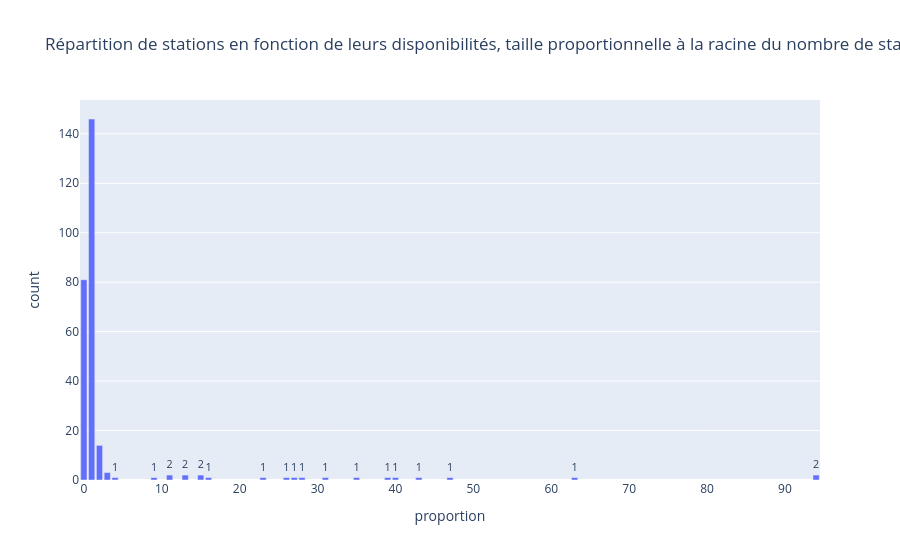

Source (notebook cell):
### Markdown cell above
Nos statistiques descriptives souffrent actuellement d'un éceuil car les périodes d'inactivités des stations est actuellement considérées de la même manière qu'en période d'activité. 
Dans le cas du traitement des stations qui ont pu être été inactives, on devrait traiter comme NaN les valeurs de vélos disponibles et places disponibles pour les périodes où la station était inactive.

Par exemple, 12 stations ont été déconnectés plus de 25% du temps entre Janvier et Octobre dont 2 plus de 90% du temps.

### Code cell
px.bar(
    etat_connexion_counts,
    x=etat_connexion_counts.station_nom,
    y=etat_connexion_counts.proportion,
    color=etat_connexion_counts.station_etat_connexion,
)
etat_connexion_counts_deco = etat_connexion_counts[
    etat_connexion_counts.station_etat_connexion == "DÉCONNECTÉ"
]
etat_connexion_counts_deco_count = etat_connexion_counts_deco.proportion.round().value_counts().reset_index()
etat_connexion_counts_deco_count
fig = px.bar(
    etat_connexion_counts_deco_count,
    x= etat_connexion_counts_deco_count["proportion"],
    y = etat_connexion_counts_deco_count["count"],
    # size =(etat_connexion_counts_deco_count["count"]*2),
    title="Répartition de stations en fonction de leurs disponibilités, taille proportionnelle à la racine du nombre de stations",
    text_auto=True,
)
# fig.update_yaxes(dtick=10)
fig.update_xaxes(dtick=10)  
fig.show()

### Figure 1 — Plotly figure (JSON) as saved in the notebook; plotly's stock layout.template omitted (floating-point values rounded to 4 significant figures)
{"data": [{"hovertemplate": "proportion=%{x}<br>count=%{y}<extra></extra>", "legendgroup": "", "marker": {"color": "#636efa", "pattern": {"shape": ""}}, "name": "", "orientation": "v", "showlegend": false, "textposition": "auto", "texttemplate": "%{y}", "type": "bar", "x": [1.0, 0.0, 2.0, 3.0, 11.0, 94.0, 13.0, 15.0, 39.0, 23.0, 31.0, 4.0, 27.0, 47.0, 28.0, 40.0, 26.0, 63.0, 9.0, 43.0, 35.0, 16.0], "xaxis": "x", "y": [146, 81, 14, 3, 2, 2, 2, 2, 1, 1, 1, 1, 1, 1, 1, 1, 1, 1, 1, 1, 1, 1], "yaxis": "y"}], "layout": {"barmode": "relative", "legend": {"tracegroupgap": 0}, "title": {"text": "Répartition de stations en fonction de leurs disponibilités, taille proportionnelle à la racine du nombre de stations"}, "xaxis": {"anchor": "y", "domain": [0, 1], "dtick": 10, "title": {"text": "proportion"}}, "yaxis": {"anchor": "x", "domain": [0, 1], "title": {"text": "count"}}}}
